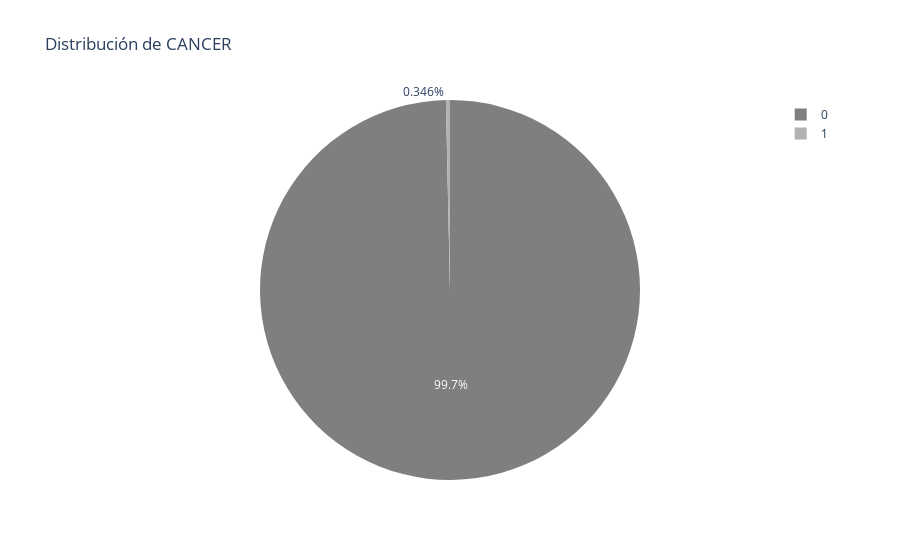
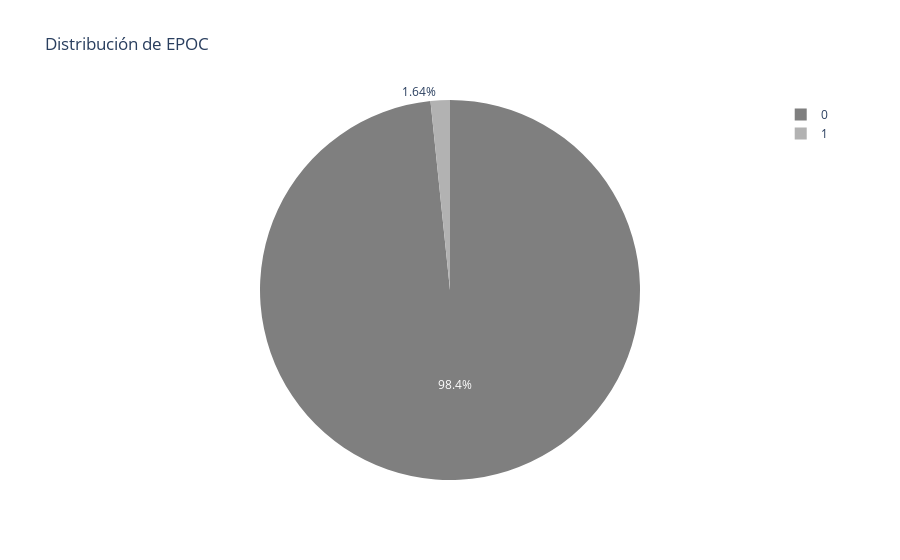
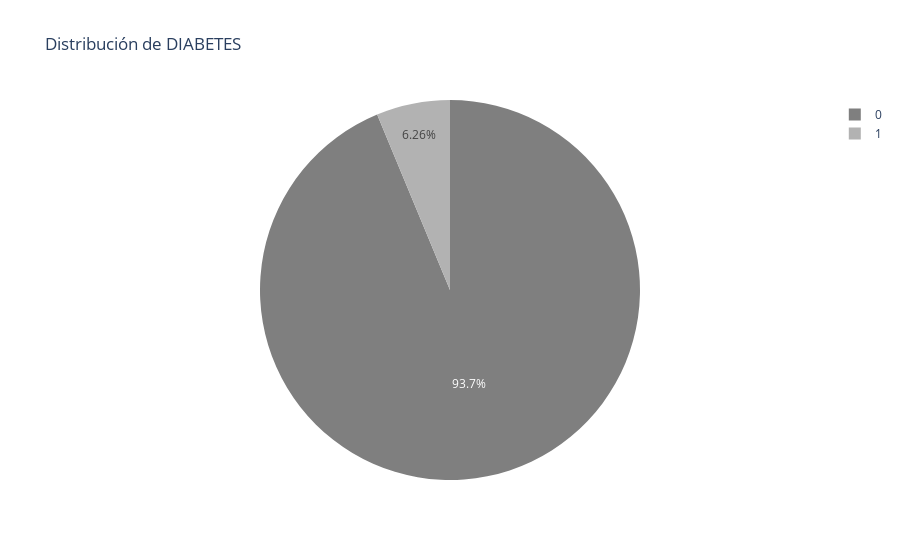
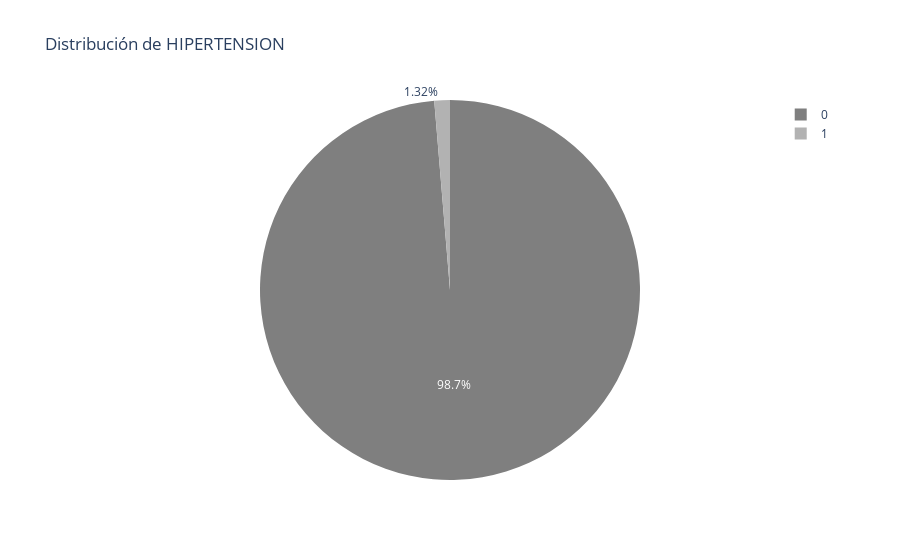

The notebook cell saved with these charts, in order:
### Code cell
# Lista de variables binarias
variables = ['CANCER', 'EPOC', 'DIABETES', 'HIPERTENSION', 'ENF_CARDIOVASCULAR', 'Mujer', 'Ciudad']

# Paleta de colores personalizada (gris)
colors = ['#7f7f7f', '#b2b2b2', '#cccccc', '#e5e5e5', '#f2f2f2', '#b2b2b2']

# Crear un gráfico de torta para cada variable
for variable in variables:
    # Contar el número de ocurrencias de cada categoría en la variable
    attrition_counts = sociodemograficas[variable].value_counts()
    
    # Crear el gráfico de torta con la paleta de colores personalizada
    fig = px.pie(values=attrition_counts, 
                 names=attrition_counts.index, 
                 title=f'Distribución de {variable}',
                 color_discrete_sequence=colors)
    
    fig.show()

### Figure 1 — Plotly figure (JSON) as saved in the notebook; plotly's stock layout.template omitted (floating-point values rounded to 4 significant figures)
{"data": [{"domain": {"x": [0, 1], "y": [0, 1]}, "hovertemplate": "label=%{label}<br>value=%{value}<extra></extra>", "labels": [0, 1], "legendgroup": "", "name": "", "showlegend": true, "type": "pie", "values": [266387, 925]}], "layout": {"legend": {"tracegroupgap": 0}, "piecolorway": ["#7f7f7f", "#b2b2b2", "#cccccc", "#e5e5e5", "#f2f2f2", "#b2b2b2"], "title": {"text": "Distribución de CANCER"}}}

### Figure 2 — Plotly figure (JSON) as saved in the notebook; plotly's stock layout.template omitted (floating-point values rounded to 4 significant figures)
{"data": [{"domain": {"x": [0, 1], "y": [0, 1]}, "hovertemplate": "label=%{label}<br>value=%{value}<extra></extra>", "labels": [0, 1], "legendgroup": "", "name": "", "showlegend": true, "type": "pie", "values": [262929, 4383]}], "layout": {"legend": {"tracegroupgap": 0}, "piecolorway": ["#7f7f7f", "#b2b2b2", "#cccccc", "#e5e5e5", "#f2f2f2", "#b2b2b2"], "title": {"text": "Distribución de EPOC"}}}

### Figure 3 — Plotly figure (JSON) as saved in the notebook; plotly's stock layout.template omitted (floating-point values rounded to 4 significant figures)
{"data": [{"domain": {"x": [0, 1], "y": [0, 1]}, "hovertemplate": "label=%{label}<br>value=%{value}<extra></extra>", "labels": [0, 1], "legendgroup": "", "name": "", "showlegend": true, "type": "pie", "values": [250566, 16746]}], "layout": {"legend": {"tracegroupgap": 0}, "piecolorway": ["#7f7f7f", "#b2b2b2", "#cccccc", "#e5e5e5", "#f2f2f2", "#b2b2b2"], "title": {"text": "Distribución de DIABETES"}}}

### Figure 4 — Plotly figure (JSON) as saved in the notebook; plotly's stock layout.template omitted (floating-point values rounded to 4 significant figures)
{"data": [{"domain": {"x": [0, 1], "y": [0, 1]}, "hovertemplate": "label=%{label}<br>value=%{value}<extra></extra>", "labels": [0, 1], "legendgroup": "", "name": "", "showlegend": true, "type": "pie", "values": [263774, 3538]}], "layout": {"legend": {"tracegroupgap": 0}, "piecolorway": ["#7f7f7f", "#b2b2b2", "#cccccc", "#e5e5e5", "#f2f2f2", "#b2b2b2"], "title": {"text": "Distribución de HIPERTENSION"}}}
